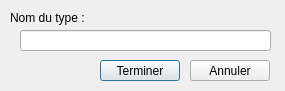
<?xml version="1.0" encoding="UTF-8"?>
<ui version="4.0">
 <class>NewTemplateType</class>
 <widget class="QDialog" name="NewTemplateType">
  <property name="geometry">
   <rect>
    <x>0</x>
    <y>0</y>
    <width>285</width>
    <height>91</height>
   </rect>
  </property>
  <property name="windowTitle">
   <string>Nouveau nom générique</string>
  </property>
  <property name="windowIcon">
   <iconset>
    <normaloff>pot.png</normaloff>pot.png</iconset>
  </property>
  <widget class="QLabel" name="label">
   <property name="geometry">
    <rect>
     <x>10</x>
     <y>10</y>
     <width>81</width>
     <height>16</height>
    </rect>
   </property>
   <property name="text">
    <string>Nom du type :</string>
   </property>
  </widget>
  <widget class="QLineEdit" name="templateName">
   <property name="geometry">
    <rect>
     <x>20</x>
     <y>30</y>
     <width>251</width>
     <height>21</height>
    </rect>
   </property>
  </widget>
  <widget class="QPushButton" name="cancel">
   <property name="geometry">
    <rect>
     <x>190</x>
     <y>60</y>
     <width>80</width>
     <height>21</height>
    </rect>
   </property>
   <property name="text">
    <string>Annuler</string>
   </property>
   <property name="autoDefault">
    <bool>false</bool>
   </property>
  </widget>
  <widget class="QPushButton" name="validate">
   <property name="geometry">
    <rect>
     <x>100</x>
     <y>60</y>
     <width>80</width>
     <height>21</height>
    </rect>
   </property>
   <property name="text">
    <string>Terminer</string>
   </property>
   <property name="default">
    <bool>true</bool>
   </property>
  </widget>
 </widget>
 <resources/>
 <connections/>
</ui>
